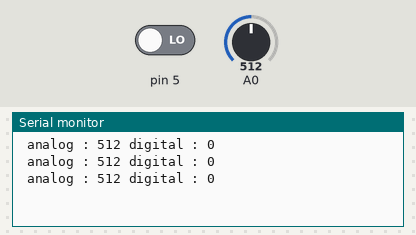
A sketch run on a simulated Arduino Uno, built with avr-gcc and run on an emulated ATmega328P. Parts: the last lines printed to the serial monitor. Inputs (shaded band) come from the test bench; at power-on: A0 = 512, pin 5 LOW.

Above: at 1.3 s.
1.4 s: A0 set to 716
At 1.9 s:
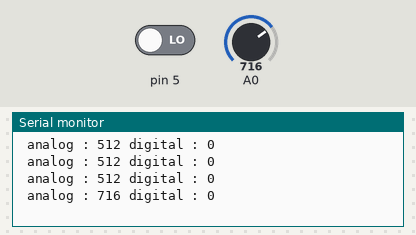
2.9 s: pin 5 driven HIGH
At 3.4 s:
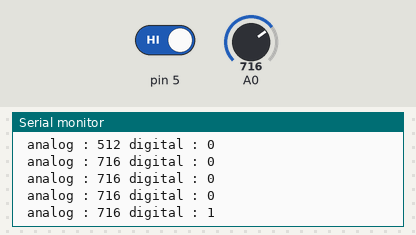
4.4 s: A0 set to 900
At 4.9 s:
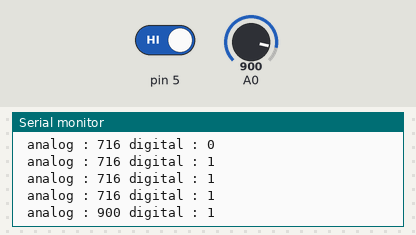
5.9 s: pin 5 driven LOW
At 6.4 s:
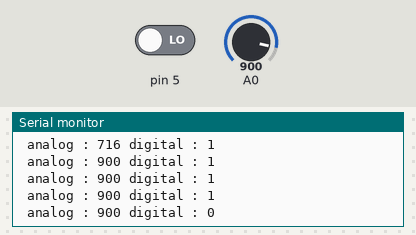
Timing chart, 0 to 8.4 s (numbered marks = the images above; inputs shaded):
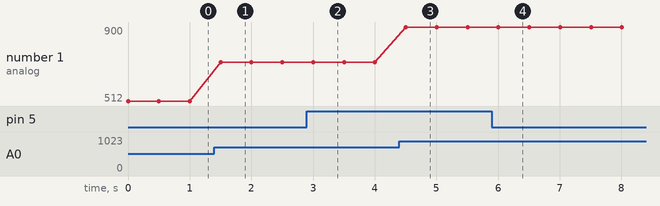

The sketch:

sketch.ino
```cpp
void setup() {
  Serial.begin(9600);

  pinMode(A0, INPUT);
  pinMode(5, INPUT);
}

void loop() {

    int analog = analogRead(A0);
    Serial.print(" analog : ");
    Serial.print(analog );

    int digital = digitalRead(5);
    Serial.print(" digital : ");
    Serial.print(digital);
    Serial.println();

    delay(500);
}
```

Measured:
- after the input at 1.4 s, the serial monitor: prints a new line after 0.10 s (image 1)
- after the input at 2.9 s, the serial monitor: prints a new line after 0.10 s (image 2)
- after the input at 4.4 s, the serial monitor: prints a new line after 0.11 s (image 3)
- after the input at 5.9 s, the serial monitor: prints a new line after 0.11 s (image 4)
- plotted number 1: 512 → 716 after the input at 1.4 s, 716 → 900 after the input at 4.4 s
